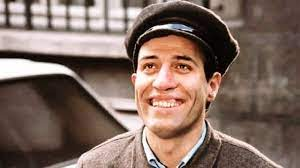
#> input picture KemalSunal.png, 300 x 168 px, given in place of KemalSunal.jpeg, which was not available
$ python pixel.resize.py
#> lines starting #> are read from the running program, lines starting #| are printed output that depends on the picture
import cv2

# Read the image using imread function
image = cv2.imread('KemalSunal.jpeg')
#> image is the input picture: shape (168, 300, 3); mean B, G, R 97.4, 107.6, 129.7
cv2.imshow('Original Image', image)

# let's downscale the image using new width and height
down_width = 300
down_height = 200
down_points = (down_width, down_height)
resized_down = cv2.resize(image, down_points, interpolation=cv2.INTER_LINEAR)
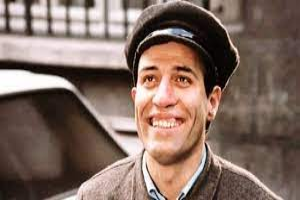
#> resized_down: shape (200, 300, 3); mean B, G, R 97.3, 107.5, 129.6

# Display the resized image
cv2.imshow('Resized Down by defining height and width', resized_down)

# Save the resized image with a specific JPEG compression quality (adjust the value as needed)
cv2.imwrite("ResizedKemalSunal.jpeg", resized_down, [int(cv2.IMWRITE_JPEG_QUALITY), 40])

cv2.waitKey(0)
cv2.destroyAllWindows()

$ run again, with peribacalari.jpg saved as KemalSunal.png
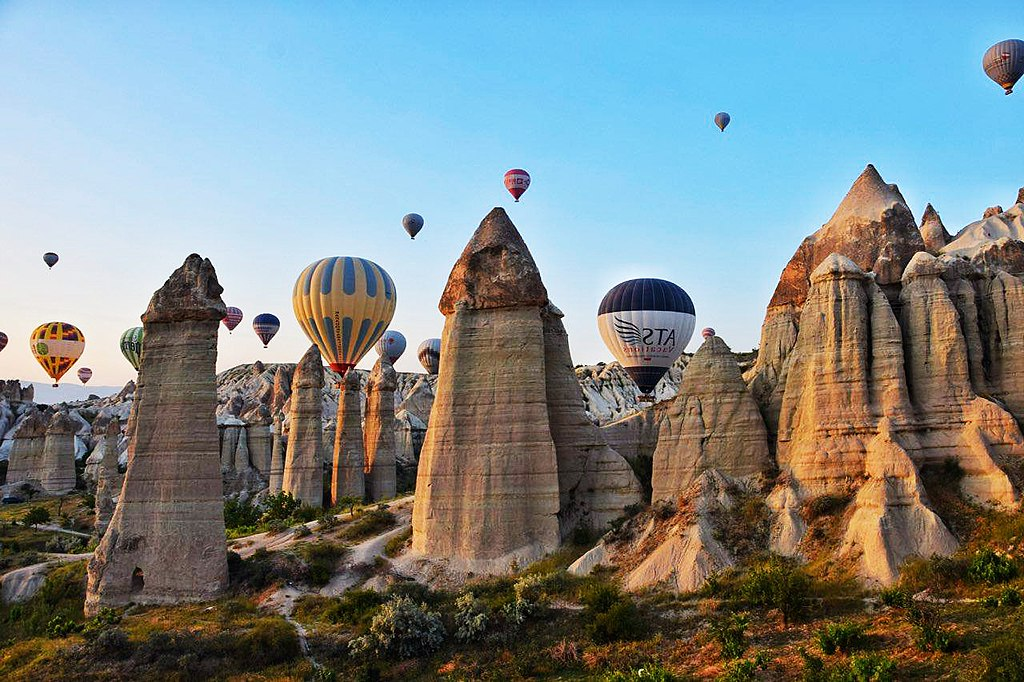
#> input picture peribacalari.jpg, 1024 x 682 px, given in place of KemalSunal.jpeg, which was not available
#> image is the input picture: shape (682, 1024, 3); mean B, G, R 136.5, 135.7, 124.2
#> `resized_down = cv2.resize(image, down_points, interpolation=cv2.INTER_..`:
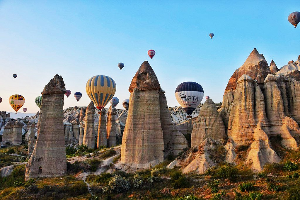
#> resized_down: shape (200, 300, 3); mean B, G, R 136.4, 135.6, 124.2
